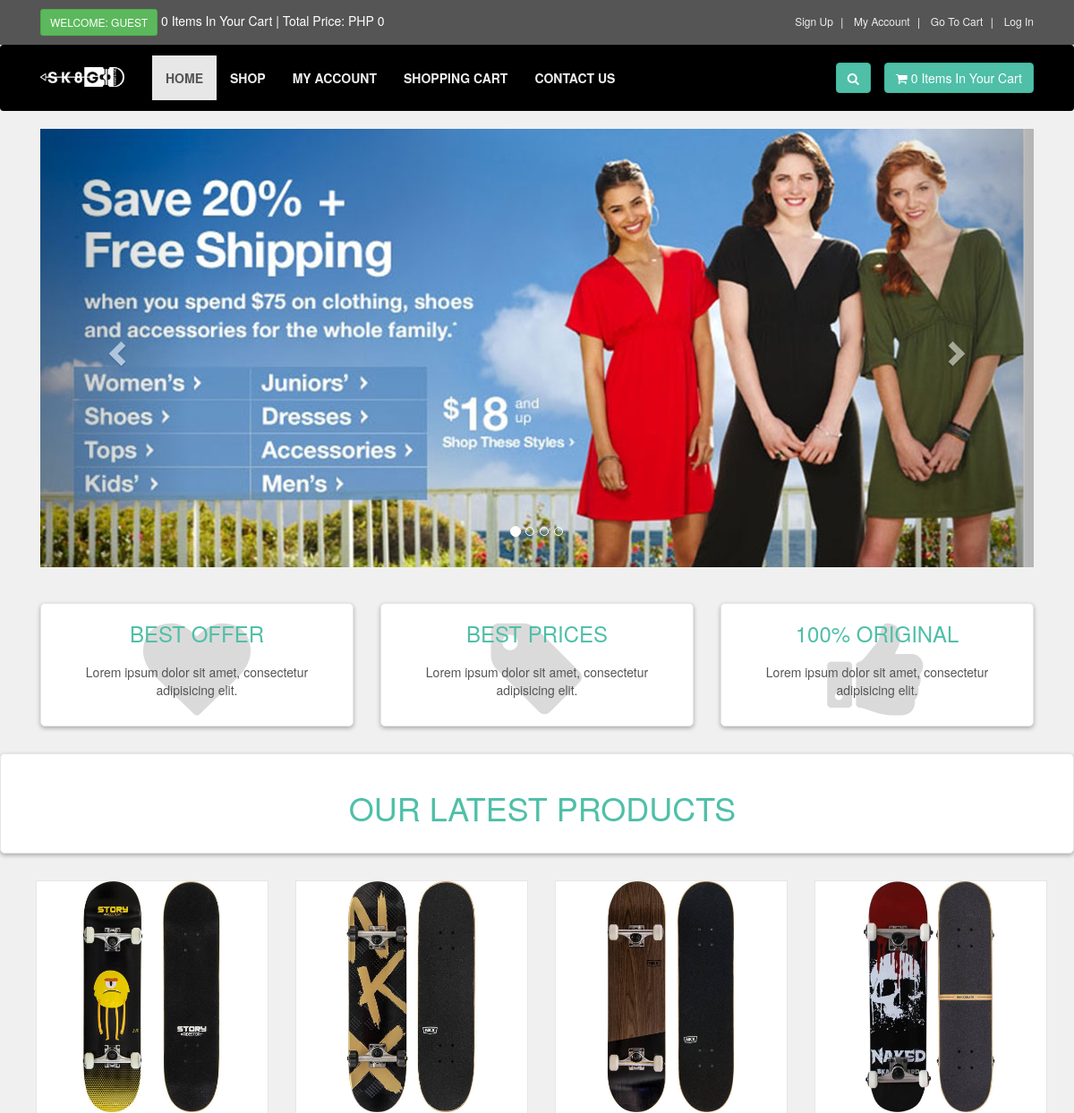
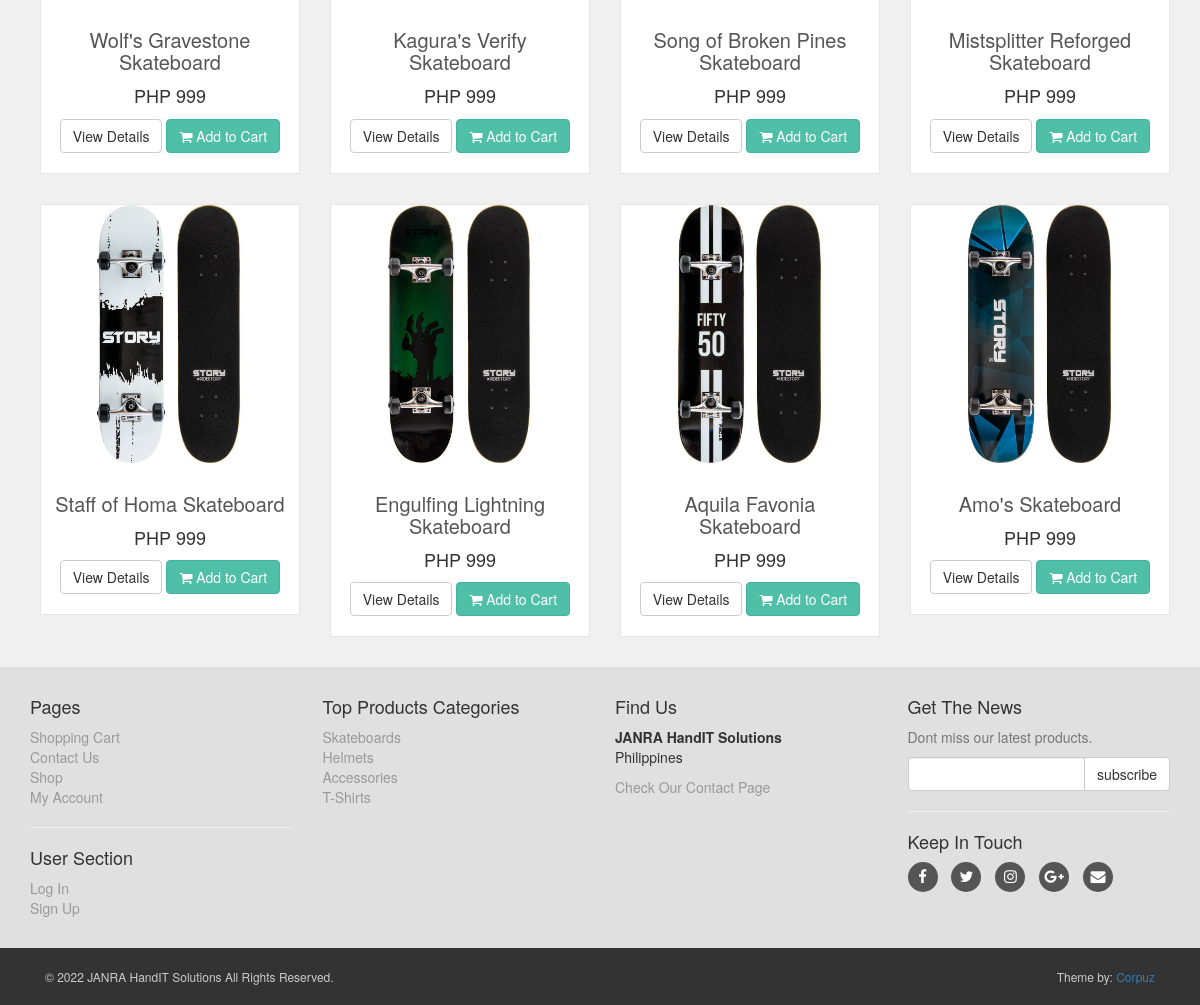
The page / on the database its author committed (2 pictures, top to bottom).
### tables this page shows
CREATE TABLE `slider` (
  `slide_id` int(10) NOT NULL,
  `slide_name` varchar(255) NOT NULL,
  `slide_image` text NOT NULL
);

CREATE TABLE `products` (
  `product_id` int(10) NOT NULL,
  `p_cat_id` int(10) NOT NULL,
  `cat_id` int(10) NOT NULL,
  `date` timestamp NOT NULL DEFAULT current_timestamp() ON UPDATE current_timestamp(),
  `product_title` text NOT NULL,
  `product_img1` text NOT NULL,
  `product_img2` text NOT NULL,
  `product_img3` text NOT NULL,
  `product_price` int(10) NOT NULL,
  `product_keywords` text NOT NULL,
  `product_desc` text NOT NULL
);

CREATE TABLE `product_categories` (
  `p_cat_id` int(10) NOT NULL,
  `p_cat_title` text NOT NULL,
  `p_cat_desc` text NOT NULL
);

### functions/functions.php (the view, shortened to what this page needs)
<?php
    $db = mysqli_connect("localhost", "root", "", "db_skate_garage");
    function getRealIpUser() {
        switch(true) {
            default : return $_SERVER['REMOTE_ADDR'];
        }
    }
    function getPro() {
        global $db;
        $get_products = "SELECT * FROM products ORDER BY 1 DESC LIMIT 0, 8";
        $run_products = mysqli_query($db, $get_products);
        while ($row_products = mysqli_fetch_array($run_products)) {
            $pro_id = $row_products['product_id'];
            $pro_title = $row_products['product_title'];
            $pro_price = $row_products['product_price'];
            $pro_img1 = $row_products['product_img1'];
            echo "
                <div class='col-md-4 col-sm-6 single'>
                    <div class='product'>
                        <a href='details.php?pro_id=$pro_id'>
                            <img class='img-responsive' src='admin_area/product_images/$pro_img1'>
                        </a>
                        <div class='text'>
                            <h3>
                                <a href='details.php?pro_id=$pro_id'>
                                    $pro_title
                                </a>
                            </h3>
                            <p class='price'>
                                PHP $pro_price
                            </p>
                            <p class='button'>
                                <a class='btn btn-default' href='details.php?pro_id=$pro_id'>
                                    View Details
                                </a>
                                <a class='btn btn-primary' href='details.php?pro_id=$pro_id'>
                                    <i class='fa fa-shopping-cart'></i> Add to Cart
                                </a>
                            </p>
                        </div>
                    </div>
                </div>
            ";
        }
    }
    function items() {
        global $db;
        $ip_add = getRealIpUser();
        $get_items = "SELECT * FROM cart WHERE ip_add = '$ip_add'";
        $run_items = mysqli_query($db, $get_items);
        $count_items = mysqli_num_rows($run_items);
        echo $count_items;
    }
    function total_price() {
        $total = 0;
        echo "PHP " . $total;
    }
?>

### index.php (shortened to what this page needs)
<?php
    include("includes/header.php");
?>
    <div class="container" id="slider">
        <div class="col-md-12">
            <div class="carousel slide" id="myCarousel" data-ride="carousel">
                <ol class="carousel-indicators">
                    <li class="active" data-target="#myCarousel" data-slide-to="0"></li>
                    <li data-target="#myCarousel" data-slide-to="1"></li>
                    <li data-target="#myCarousel" data-slide-to="2"></li>
                    <li data-target="#myCarousel" data-slide-to="3"></li>
                </ol>
                <div class="carousel-inner">
                <?php
                    $get_slides = "SELECT * FROM slider LIMIT 0, 1";
                    $run_slides = mysqli_query($con, $get_slides);
                    while ($row_slides = mysqli_fetch_array($run_slides)) {
                        $slide_image = $row_slides['slide_image'];
                        echo "
                            <div class='item active'>
                                <img src='admin_area/slides_images/$slide_image'>
                            </div>
                        ";
                    }
                ?>
                </div>
                <a href="#myCarousel" class="left carousel-control" data-slide="prev">
                    <span class="glyphicon glyphicon-chevron-left"></span>
                </a>
                <a href="#myCarousel" class="right carousel-control" data-slide="next">
                    <span class="glyphicon glyphicon-chevron-right"></span>
                </a>
            </div>
        </div>
    </div>
    <div id="advantages">
        <div class="container">
            <div class="same-height-row">
                <div class="col-sm-4">
                    <div class="box same-height">
                        <div class="icon">
                            <i class="fa fa-heart"></i>
                        </div>
                        <h3><a href="#">Best Offer</a></h3>
                        <p>Lorem ipsum dolor sit amet, consectetur adipisicing elit. </p>
                    </div>
                </div>
                <div class="col-sm-4">
                    <div class="box same-height">
                        <div class="icon">
                            <i class="fa fa-tag"></i>
                        </div>
                        <h3><a href="#">Best Prices</a></h3>
                        <p>Lorem ipsum dolor sit amet, consectetur adipisicing elit.</p>
                    </div>
                </div>
                <div class="col-sm-4">
                    <div class="box same-height">
                        <div class="icon">
                            <i class="fa fa-thumbs-up"></i>
                        </div>
                        <h3><a href="#">100% Original</a></h3>
                        <p>Lorem ipsum dolor sit amet, consectetur adipisicing elit.</p>
                    </div>
                </div>
            </div>
        </div>
    </div>
    <div id="hot">
        <div class="box">
            <div class="container">
                <div class="col-md-12">
                    <h2>
                        Our Latest Products
                    </h2>
                </div>
            </div>
        </div>
    </div>
    <div id="content" class="container">
        <div class="row">
            <?php
                getPro();
            ?>
        </div>
    </div>
    <?php
        include("includes/footer.php");
    ?>
</body>
</html>

### includes/footer.php (shortened to what this page needs)
<div id="footer">
    <div class="container">
        <div class="row">
            <div class="col-sm-6 col-md-3">
               <h4>Pages</h4>
                <ul>
                    <li><a href="cart.php">Shopping Cart</a></li>
                    <li><a href="contact.php">Contact Us</a></li>
                    <li><a href="shop.php">Shop</a></li>
                    <li><a href="customer/my_account.php">My Account</a></li>
                </ul>
                <hr>
                <h4>User Section</h4>
                <ul>
                <?php
                    if (!isset($_SESSION['customer_email'])) {
                        echo"<a href='checkout.php'>Log In</a>";
                    }
                    else {
                        echo"<a href='customer/my_account.php?my_orders'>My Account</a>";
                    }
                ?>
                    <li><a href="customer_register.php">Sign Up</a></li>
                </ul>
            </div>
            <div class="com-sm-6 col-md-3">
                <h4>Top Products Categories</h4>
                <ul>
                <?php
                    $get_p_cats = "SELECT * FROM product_categories";
                    $run_p_cats = mysqli_query($con, $get_p_cats);
                    while ($row_p_cats = mysqli_fetch_array($run_p_cats)) {
                        $p_cat_id = $row_p_cats['p_cat_id'];
                        $p_cat_title = $row_p_cats['p_cat_title'];
                        echo "
                            <li>
                                <a href='shop.php?p_cat=$p_cat_id'>
                                    $p_cat_title
                                </a>
                            </li>
                        ";
                    }
                ?>
                </ul>
            </div>
            <div class="col-sm-6 col-md-3">
                <h4>Find Us</h4>
                <p>
                    <strong>JANRA HandIT Solutions</strong>
                    <br/>Philippines
                </p>
                <a href="contact.php">Check Our Contact Page</a>
            </div>
            <div class="col-sm-6 col-md-3">
                <h4>Get The News</h4>
                <p class="text-muted">
                    Dont miss our latest products.
                </p>
                <form action="https://feedburner.google.com/fb/a/mailverify" method="post" target="popupwindow" onsubmit="window.open('https://feedburner.google.com/fb/a/mailverify?uri=M-devMedia', 'popupwindow', 'scrollbars=yes,width=550,height=520');return true" method="post">
                    <div class="input-group">
                        <input type="text" class="form-control" name="email">
                        <span class="input-group-btn">
                            <input type="submit" value="subscribe" class="btn btn-default">
                        </span>
                    </div>
                </form>
                <hr>
                <h4>Keep In Touch</h4>
                <p class="social">
                    <a href="#" class="fa fa-facebook"></a>
                    <a href="#" class="fa fa-twitter"></a>
                    <a href="#" class="fa fa-instagram"></a>
                    <a href="#" class="fa fa-google-plus"></a>
                    <a href="#" class="fa fa-envelope"></a>
                </p>
            </div>
        </div>
    </div>
</div>
<div id="copyright">
    <div class="container">
        <div class="col-md-6">
            <p class="pull-left">&copy; 2022 JANRA HandIT Solutions All Rights Reserved.</p>
        </div>
        <div class="col-md-6">
            <p class="pull-right">Theme by: <a href="#">Corpuz</a></p>
        </div>
    </div>
</div>

### rows shown on the page
slider: slide_image (picture)
products: product_img1 (picture), product_title "Wolf's Gravestone Skateboard", product_price "999"
products: product_img1 (picture), product_title "Kagura's Verify Skateboard", product_price "999"
products: product_img1 (picture), product_title "Song of Broken Pines Skateboard", product_price "999"
products: product_img1 (picture), product_title "Mistsplitter Reforged Skateboard", product_price "999"
products: product_img1 (picture), product_title "Staff of Homa Skateboard", product_price "999"
products: product_img1 (picture), product_title "Engulfing Lightning Skateboard", product_price "999"
products: product_img1 (picture), product_title "Aquila Favonia Skateboard", product_price "999"
products: product_img1 (picture), product_title "Amo's Skateboard", product_price "999"
product_categories: p_cat_title "Skateboards"
product_categories: p_cat_title "Helmets"
product_categories: p_cat_title "Accessories"
product_categories: p_cat_title "T-Shirts"

### other values the page prints
$count_items "0 0"
$total "0"
